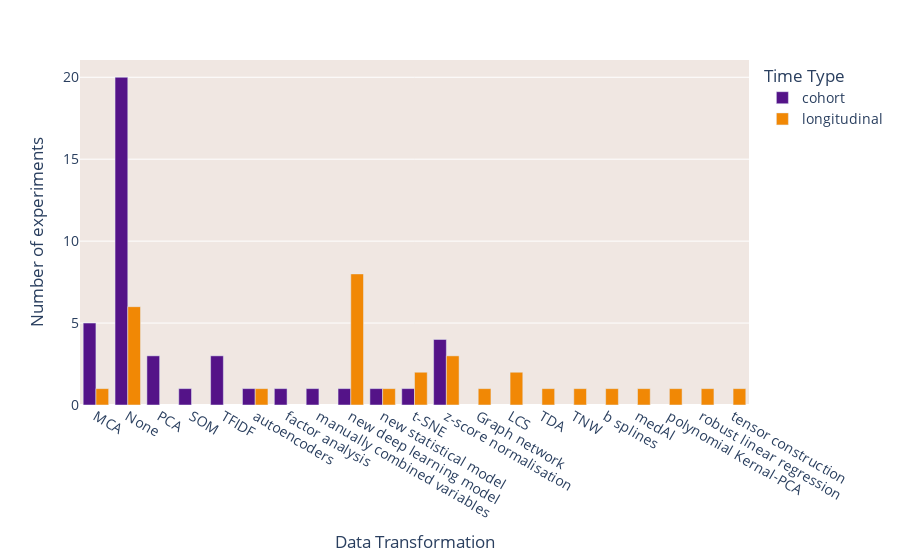

The code cell stored with this chart in its notebook:
### Markdown cell above
### Data Transformation

### Code cell
plot_methods(data,'Data Transformation')

### Figure 1 — Plotly figure (JSON) as saved in the notebook; plotly's stock layout.template omitted (floating-point values rounded to 4 significant figures)
{"data": [{"alignmentgroup": "True", "hovertemplate": "Time Type=cohort<br>Data Transformation=%{x}<br>Number of experiments=%{y}<extra></extra>", "legendgroup": "cohort", "marker": {"color": "#541388", "pattern": {"shape": ""}}, "name": "cohort", "offsetgroup": "cohort", "orientation": "v", "showlegend": true, "textposition": "auto", "type": "bar", "x": ["MCA", "None", "PCA", "SOM", "TFIDF", "autoencoders", "factor analysis", "manually combined variables", "new deep learning model ", "new statistical model", "t-SNE", "z-score normalisation "], "xaxis": "x", "y": [5, 20, 3, 1, 3, 1, 1, 1, 1, 1, 1, 4], "yaxis": "y"}, {"alignmentgroup": "True", "hovertemplate": "Time Type=longitudinal<br>Data Transformation=%{x}<br>Number of experiments=%{y}<extra></extra>", "legendgroup": "longitudinal", "marker": {"color": "#F18805", "pattern": {"shape": ""}}, "name": "longitudinal", "offsetgroup": "longitudinal", "orientation": "v", "showlegend": true, "textposition": "auto", "type": "bar", "x": ["Graph network", "LCS", "MCA", "None", "TDA", "TNW", "autoencoders", "b splines", "medAl", "new deep learning model ", "new statistical model", "polynomial Kernal-PCA", "robust linear regression", "t-SNE", "tensor construction", "z-score normalisation "], "xaxis": "x", "y": [1, 2, 1, 6, 1, 1, 1, 1, 1, 8, 1, 1, 1, 2, 1, 3], "yaxis": "y"}], "layout": {"barmode": "group", "font": {"size": 14}, "legend": {"title": {"text": "Time Type"}, "tracegroupgap": 0}, "margin": {"t": 60}, "plot_bgcolor": "#F0e7E2", "xaxis": {"anchor": "y", "domain": [0, 1], "title": {"text": "Data Transformation"}}, "yaxis": {"anchor": "x", "domain": [0, 1], "title": {"text": "Number of experiments"}}}}
